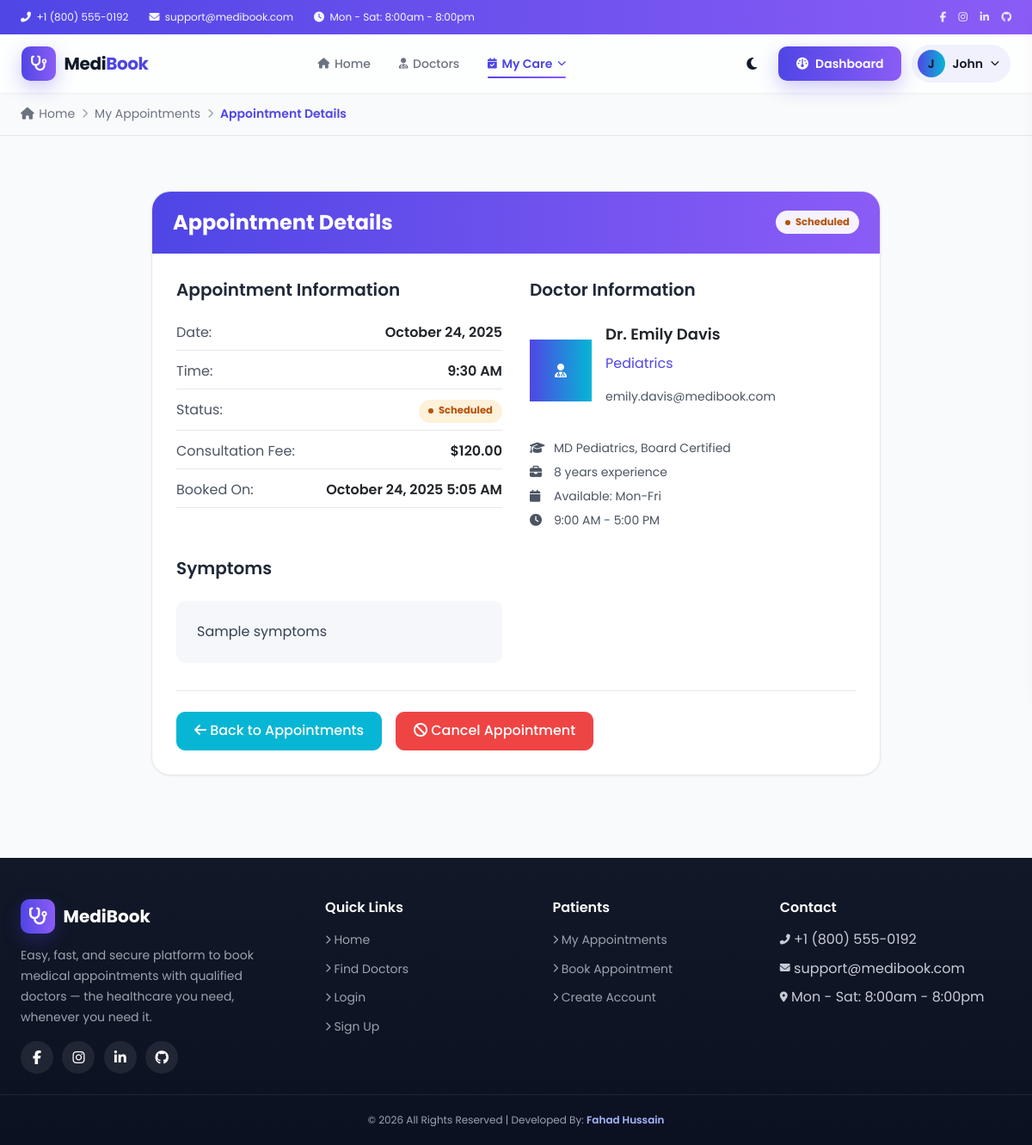
Page /appointment_details.php?id=2 (signed in) on the committed database.
### tables this page shows
CREATE TABLE `appointments` (
  `id` int(11) NOT NULL,
  `patient_id` int(11) DEFAULT NULL,
  `doctor_id` int(11) DEFAULT NULL,
  `appointment_date` date NOT NULL,
  `appointment_time` time NOT NULL,
  `status` enum('scheduled','confirmed','completed','cancelled') DEFAULT 'scheduled',
  `symptoms` text DEFAULT NULL,
  `notes` text DEFAULT NULL,
  `created_at` timestamp NOT NULL DEFAULT current_timestamp()
);

CREATE TABLE `doctors` (
  `id` int(11) NOT NULL,
  `user_id` int(11) DEFAULT NULL,
  `specialty_id` int(11) DEFAULT NULL,
  `qualification` text DEFAULT NULL,
  `experience_years` int(11) DEFAULT NULL,
  `consultation_fee` decimal(10,2) DEFAULT NULL,
  `bio` text DEFAULT NULL,
  `available_days` varchar(50) DEFAULT NULL,
  `available_time_start` time DEFAULT NULL,
  `available_time_end` time DEFAULT NULL,
  `status` enum('active','inactive') DEFAULT 'active',
  `created_at` timestamp NOT NULL DEFAULT current_timestamp()
);

CREATE TABLE `users` (
  `id` int(11) NOT NULL,
  `first_name` varchar(50) NOT NULL,
  `last_name` varchar(50) NOT NULL,
  `email` varchar(100) NOT NULL,
  `password` varchar(255) NOT NULL,
  `phone` varchar(20) DEFAULT NULL,
  `date_of_birth` date DEFAULT NULL,
  `address` text DEFAULT NULL,
  `role` enum('patient','admin','doctor') DEFAULT 'patient',
  `created_at` timestamp NOT NULL DEFAULT current_timestamp(),
  `updated_at` timestamp NOT NULL DEFAULT current_timestamp() ON UPDATE current_timestamp()
);

CREATE TABLE `specialties` (
  `id` int(11) NOT NULL,
  `name` varchar(100) NOT NULL,
  `description` text DEFAULT NULL,
  `icon` varchar(50) DEFAULT NULL,
  `created_at` timestamp NOT NULL DEFAULT current_timestamp()
);

### appointment_details.php (the view, shortened to what this page needs)
<?php
require_once 'includes/config.php';
$appointment_id = $_GET['id'] ?? '';
$stmt = $pdo->prepare("
    SELECT a.*,
           u.first_name as doctor_first, u.last_name as doctor_last, u.email as doctor_email,
           s.name as specialty_name, d.qualification, d.experience_years, d.consultation_fee,
           d.available_days, d.available_time_start, d.available_time_end
    FROM appointments a
    JOIN doctors d ON a.doctor_id = d.id
    JOIN users u ON d.user_id = u.id
    JOIN specialties s ON d.specialty_id = s.id
    WHERE a.id = ? AND a.patient_id = ?
");
$stmt->execute([$appointment_id, $_SESSION['user_id']]);
$appointment = $stmt->fetch(PDO::FETCH_ASSOC);
?>
<?php
require 'includes/header.php';
?>
    <div class="max-w-4xl mx-auto px-4 py-8">
        <div class="card card-hover-lift fade-in-up" style="border-radius:var(--radius-xl); overflow:hidden;">
            <div class="card-header card-header-gradient" style="padding:1.25rem 1.5rem;">
                <div class="flex justify-between items-center">
                    <h1 class="text-2xl font-bold" style="margin:0;">Appointment Details</h1>
                    <span class="crud-badge crud-badge-<?php echo htmlspecialchars($appointment['status']); ?>" style="background:rgba(255,255,255,.92);">
                        <?php echo ucfirst($appointment['status']); ?>
                    </span>
                </div>
            </div>
            <div class="p-6" style="padding:1.75rem;">
                <div class="grid md:grid-cols-2 gap-8 mb-8">
                    <div>
                        <h2 class="text-xl font-semibold text-gray-800 mb-4">Appointment Information</h2>
                        <div class="space-y-3">
                            <div class="flex justify-between border-b pb-2">
                                <span class="text-gray-600">Date:</span>
                                <span class="font-semibold"><?php echo date('F j, Y', strtotime($appointment['appointment_date'])); ?></span>
                            </div>
                            <div class="flex justify-between border-b pb-2">
                                <span class="text-gray-600">Time:</span>
                                <span class="font-semibold"><?php echo date('g:i A', strtotime($appointment['appointment_time'])); ?></span>
                            </div>
                            <div class="flex justify-between border-b pb-2">
                                <span class="text-gray-600">Status:</span>
                                <span class="crud-badge crud-badge-<?php echo htmlspecialchars($appointment['status']); ?>"><?php echo ucfirst($appointment['status']); ?></span>
                            </div>
                            <div class="flex justify-between border-b pb-2">
                                <span class="text-gray-600">Consultation Fee:</span>
                                <span class="font-semibold">$<?php echo htmlspecialchars($appointment['consultation_fee']); ?></span>
                            </div>
                            <div class="flex justify-between border-b pb-2">
                                <span class="text-gray-600">Booked On:</span>
                                <span class="font-semibold"><?php echo date('F j, Y g:i A', strtotime($appointment['created_at'])); ?></span>
                            </div>
                        </div>
                    </div>
                    <div>
                        <h2 class="text-xl font-semibold text-gray-800 mb-4">Doctor Information</h2>
                        <div class="flex items-center space-x-4 mb-4">
                            <div class="avatar-circle-lg" style="background:var(--gradient-cool); display:flex; align-items:center; justify-content:center;">
                                <i class="fas fa-user-md" style="color:#fff;"></i>
                            </div>
                            <div>
                                <h3 class="text-lg font-semibold">
                                    Dr. <?php echo htmlspecialchars($appointment['doctor_first'] . ' ' . $appointment['doctor_last']); ?>
                                </h3>
                                <p style="color:var(--color-primary);"><?php echo htmlspecialchars($appointment['specialty_name']); ?></p>
                                <p class="text-gray-600 text-sm"><?php echo htmlspecialchars($appointment['doctor_email']); ?></p>
                            </div>
                        </div>
                        <div class="space-y-2 text-sm">
                            <div class="flex items-center text-gray-600">
                                <i class="fas fa-graduation-cap mr-2 w-5"></i>
                                <span><?php echo htmlspecialchars($appointment['qualification']); ?></span>
                            </div>
                            <div class="flex items-center text-gray-600">
                                <i class="fas fa-briefcase mr-2 w-5"></i>
                                <span><?php echo htmlspecialchars($appointment['experience_years']); ?> years experience</span>
                            </div>
                            <div class="flex items-center text-gray-600">
                                <i class="fas fa-calendar mr-2 w-5"></i>
                                <span>Available: <?php echo htmlspecialchars($appointment['available_days']); ?></span>
                            </div>
                            <div class="flex items-center text-gray-600">
                                <i class="fas fa-clock mr-2 w-5"></i>
                                <span>
                                    <?php echo date('g:i A', strtotime($appointment['available_time_start'])); ?> -
                                    <?php echo date('g:i A', strtotime($appointment['available_time_end'])); ?>
                                </span>
                            </div>
                        </div>
                    </div>
                </div>
                <div class="grid md:grid-cols-2 gap-8 mb-8">
                    <div>
                        <h2 class="text-xl font-semibold text-gray-800 mb-4">Symptoms</h2>
                        <div class="surface-muted p-4">
                            <p class="text-gray-700" style="margin:0;"><?php echo nl2br(htmlspecialchars($appointment['symptoms'])); ?></p>
                        </div>
                    </div>
                </div>
                <div class="border-t pt-6" style="display:flex; gap:1rem; flex-wrap:wrap;">
                    <a href="my_appointments.php" class="btn btn-secondary">
                        <i class="fas fa-arrow-left"></i> Back to Appointments
                    </a>
                    <?php if ($appointment['status'] == 'scheduled' || $appointment['status'] == 'confirmed'): ?>
                        <a href="cancel_appointmet.php?id=<?php echo $appointment['id']; ?>"
                           class="btn btn-danger"
                           onclick="return confirm('Are you sure you want to cancel this appointment?')">
                            <i class="fas fa-ban"></i> Cancel Appointment
                        </a>
                    <?php endif; ?>
                </div>
            </div>
        </div>
    </div>
<?php require 'includes/footer.php'; ?>

### assets/css/variables.css (style rules this page uses)
:root { --color-primary: #4F46E5; --color-primary-rgb: 79, 70, 229; --color-secondary: #06B6D4; --color-secondary-rgb: 6, 182, 212; --color-success: #10B981; --color-success-rgb: 16, 185, 129; --color-warning: #F59E0B; --color-warning-rgb: 245, 158, 11; --color-danger: #EF4444; --color-danger-rgb: 239, 68, 68; --color-purple: #8B5CF6; --color-purple-rgb: 139, 92, 246; --color-pink: #EC4899; --color-pink-rgb: 236, 72, 153; --color-orange: #F97316; --color-orange-rgb: 249, 115, 22; --color-bg: #F5F7FB; --color-surface: #FFFFFF; --color-border: #E5E7EB; --color-text: #111827; --color-text-muted: #6B7280; --color-text-soft: #9CA3AF; --color-primary-tint: rgba(var(--color-primary-rgb), .12); --color-secondary-tint: rgba(var(--color-secondary-rgb), .12); --color-success-tint: rgba(var(--color-success-rgb), .12); --color-warning-tint: rgba(var(--color-warning-rgb), .14); --color-danger-tint: rgba(var(--color-danger-rgb), .12); --color-purple-tint: rgba(var(--color-purple-rgb), .12); --color-pink-tint: rgba(var(--color-pink-rgb), .12); --color-orange-tint: rgba(var(--color-orange-rgb), .12); --gradient-primary: linear-gradient(90deg, var(--color-primary), var(--color-purple)); --gradient-cool: linear-gradient(90deg, var(--color-primary), var(--color-secondary)); --gradient-warm: linear-gradient(90deg, var(--color-pink), var(--color-orange)); --font-base: 'Poppins', -apple-system, BlinkMacSystemFont, 'Segoe UI', sans-serif; --fs-xs: .75rem; --fs-sm: .875rem; --fs-base: 1rem; --fs-lg: 1.125rem; --fs-xl: 1.25rem; --fs-2xl: 1.5rem; --fs-3xl: 1.875rem; --fs-4xl: 2.25rem; --space-1: 0.25rem; --space-2: 0.5rem; --space-3: 0.75rem; --space-4: 1rem; --space-5: 1.5rem; --space-6: 2rem; --space-8: 3rem; --radius-sm: 6px; --radius-md: 10px; --radius-lg: 16px; --radius-xl: 22px; --radius-pill: 999px; --shadow-sm: 0 1px 3px rgba(17, 24, 39, .06); --shadow-md: 0 6px 20px rgba(17, 24, 39, .08); --shadow-lg: 0 14px 34px rgba(17, 24, 39, .12); --shadow-primary: 0 8px 22px rgba(var(--color-primary-rgb), .28); --transition-fast: 150ms ease; --transition-base: 220ms ease; --transition-slow: 400ms ease; }

### assets/css/custom.css (style rules this page uses)
body { font-family: var(--font-base); color: var(--color-text); }
h1, h2, h3, h4, h5, h6 { font-family: var(--font-base); font-weight: 600; }
* { scrollbar-width: thin; scrollbar-color: rgba(var(--color-primary-rgb), .35) var(--color-bg); }
.btn { font-family: var(--font-base); font-weight: 500; border-radius: var(--radius-md); padding: .6rem 1.25rem; transition: transform var(--transition-fast), box-shadow var(--transition-fast), filter var(--transition-fast); }
.btn-secondary { background-color: var(--color-secondary); border-color: var(--color-secondary); }
.btn-danger { background-color: var(--color-danger); border-color: var(--color-danger); }
.card { border: 1px solid var(--color-border); border-radius: var(--radius-lg); box-shadow: var(--shadow-sm); transition: box-shadow var(--transition-base), transform var(--transition-base); }
.card-header { background: transparent; border-bottom: 1px solid var(--color-border); font-weight: 600; border-top-left-radius: var(--radius-lg) !important; border-top-right-radius: var(--radius-lg) !important; }
.card-header.card-header-gradient { background: var(--gradient-primary); color: #fff; border-bottom: none; }
.surface-muted { background: var(--color-bg); border-radius: var(--radius-md); }
.avatar-circle-lg { width: 72px; height: 72px; }
html { scroll-behavior: smooth; }
body { animation: fadeIn .35s ease both; }

### assets/css/animations.css (style rules this page uses)
.fade-in-up { animation: fadeInUp var(--transition-slow) ease both; }

### assets/css/layout.css (style rules this page uses)
body { padding-top: 108px; }

### assets/css/crud.css (style rules this page uses)
.crud-badge { display: inline-flex; align-items: center; gap: .35rem; padding: .3rem .7rem; border-radius: var(--radius-pill); font-size: .72rem; font-weight: 700; text-transform: capitalize; white-space: nowrap; }
.crud-badge::before { content: ""; width: 6px; height: 6px; border-radius: 50%; background: currentColor; }
.crud-badge-scheduled { background: rgba(245,158,11,.15); color: #B45309; }

### rows in the picture
appointments: status "Scheduled", appointment_date "October 24, 2025", appointment_time "9:30 AM", doctor.consultation_fee "120.00", created_at "October 24, 2025 5:05 AM", users.first_name+last_name "Emily Davis", specialties.name "Pediatrics", users.email "emily.davis@medibook.com", doctor.qualification "MD Pediatrics, Board Certified", doctor.experience_years "8", doctor.available_days "Mon-Fri", doctor.available_time_start "9:00 AM", doctor.available_time_end "5:00 PM", symptoms "Sample symptoms"

### other values in the picture
substr($_SESSION['first_name'] ?? 'U', 0, 1) "J"
$_SESSION['first_name'] "John"
$bc['label'] "Home"
$bc['label'] "My Appointments"
$bc['label'] "Appointment Details"
